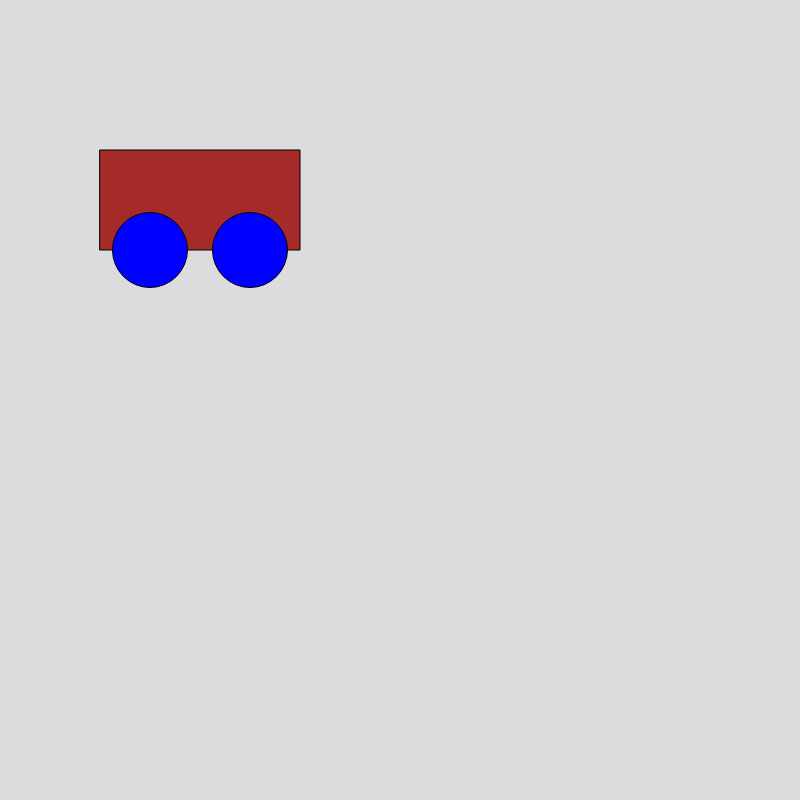
Frame 1 (no input)
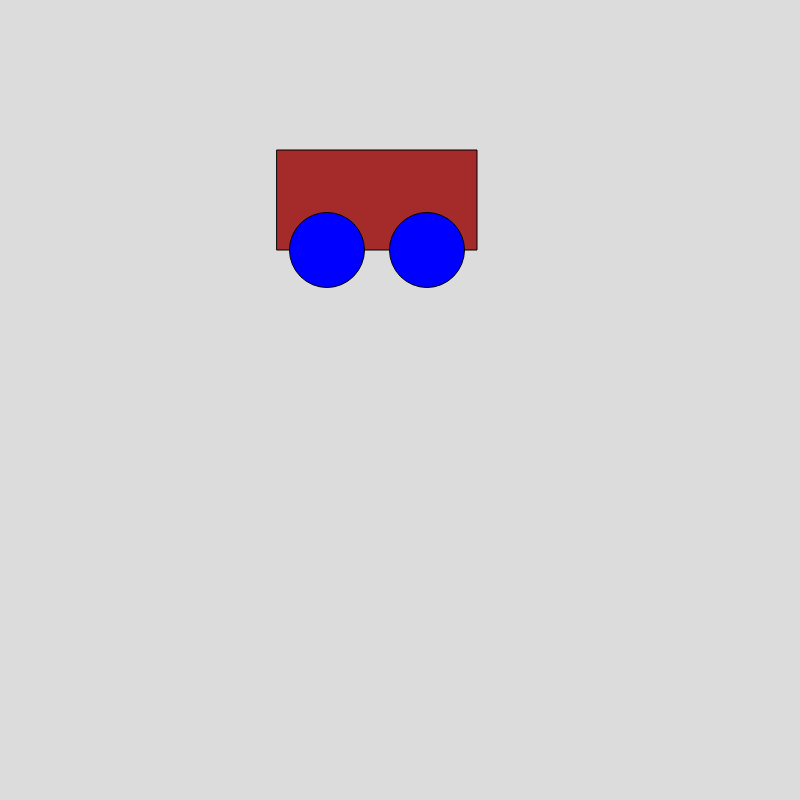
Frame 60 (no input)
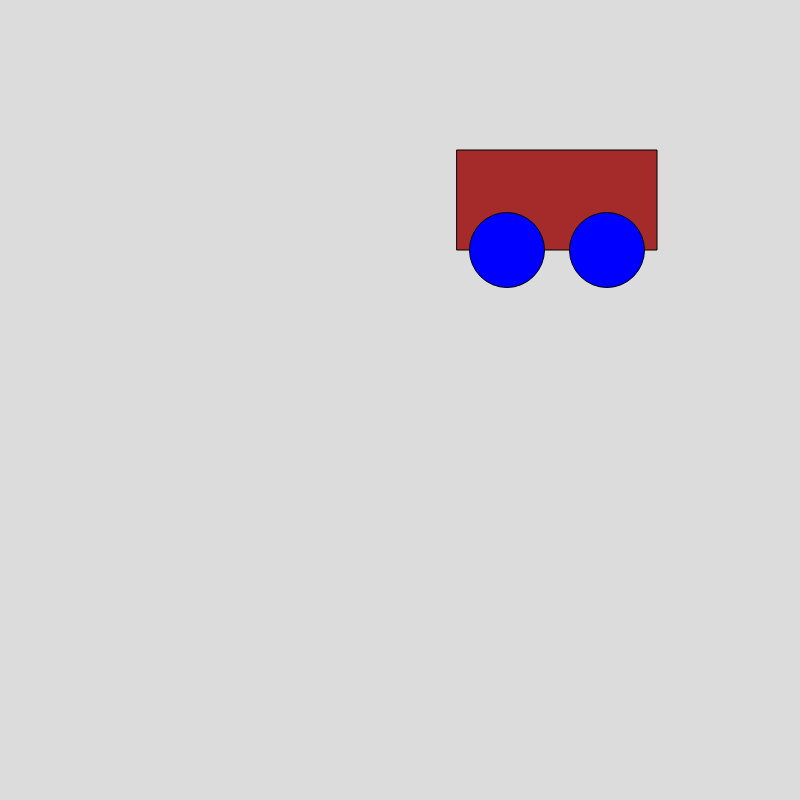
Frame 120 (the mouse pressed at the canvas centre since frame 60)

The p5.js sketch that drew these frames (run headless with seeded random() and noise() and a simulated clock; from frame 60 on, the mouse is pressed at the canvas centre):

// p5.js sketch
// ── sketch.js
// Reed Cavi's Rain Man
let x=0;
function setup() {
  createCanvas(800, 800);
  rectMode(CENTER);
  ellipseMode(CENTER);
}

function draw() {
  background(220);
  push();
  translate(x,0);

avatar();
pop();
x=x+3;if(x>= width){
x=0;
}
}
function avatar(){
  fill("brown");
  rect(200, 200, 200, 100);
  fill("blue");
  ellipse(150, 250, 75, 75);
  ellipse(250, 250, 75, 75);
  //fill("blue");
  //ellipse(0, 0, 125, 175);
}
